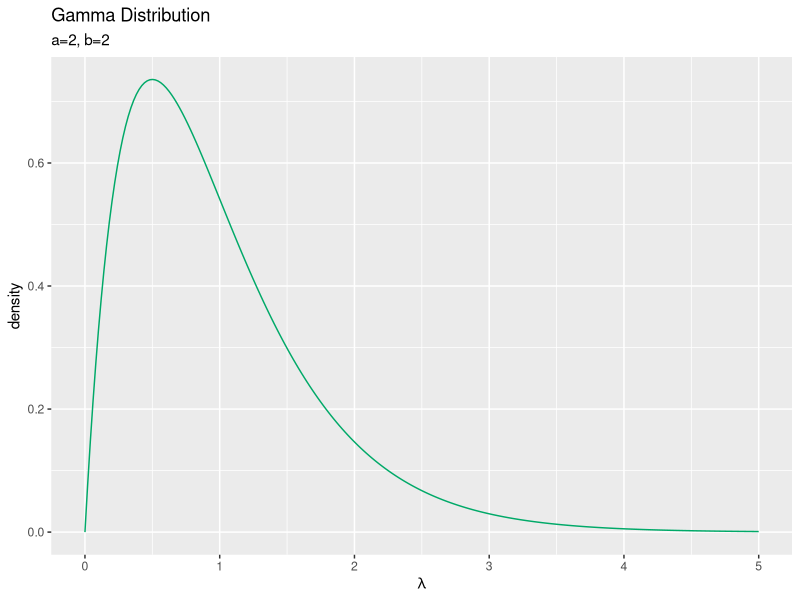
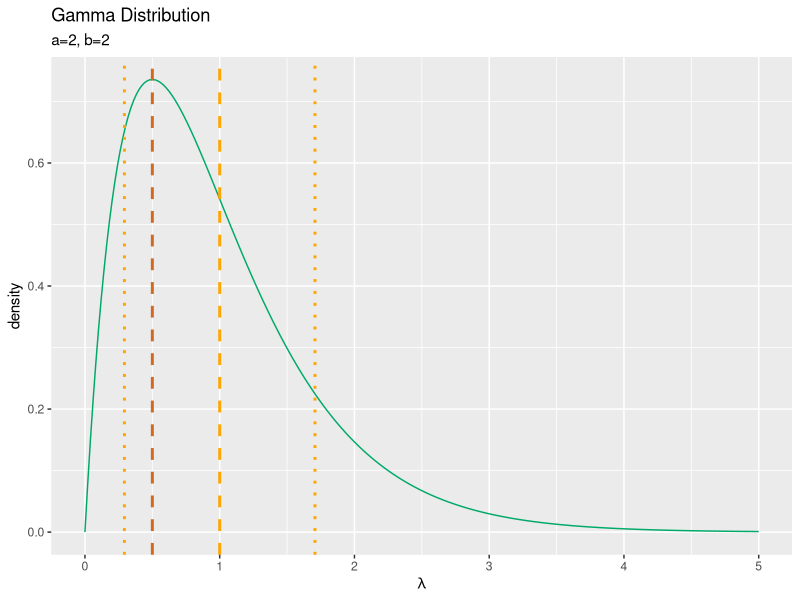
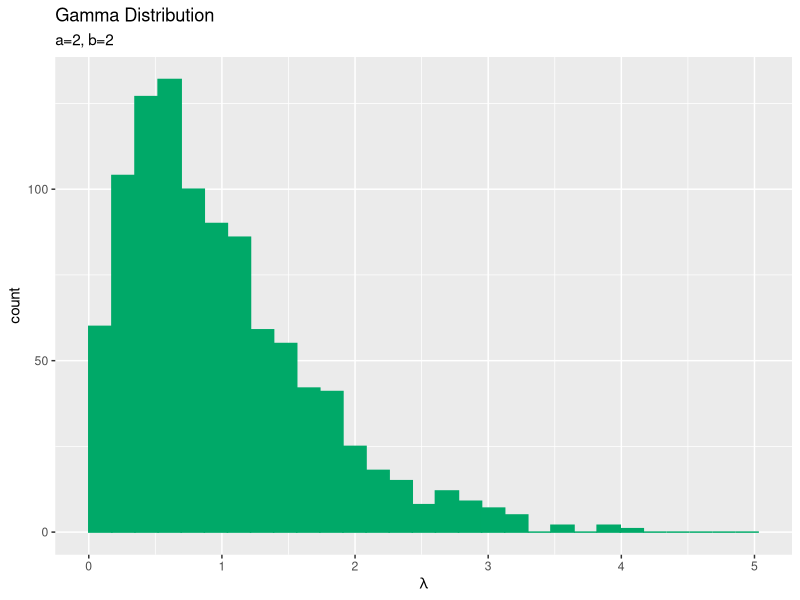
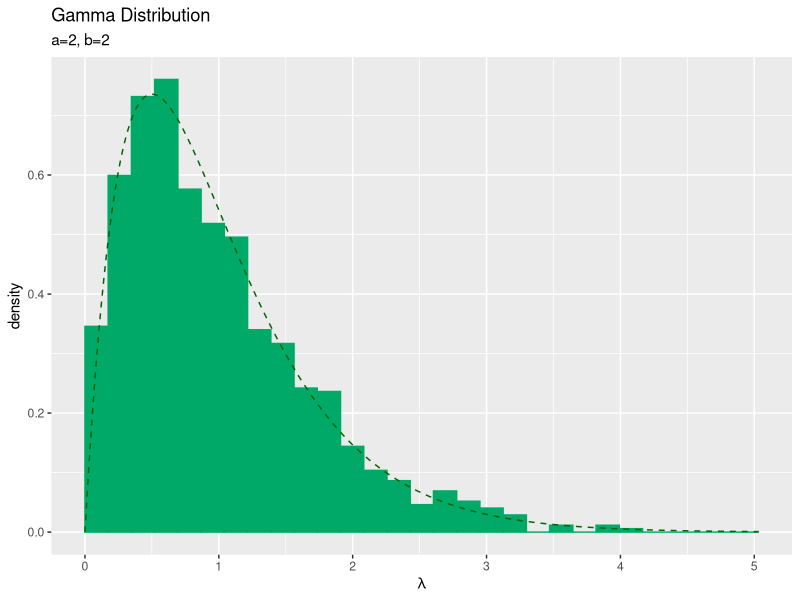
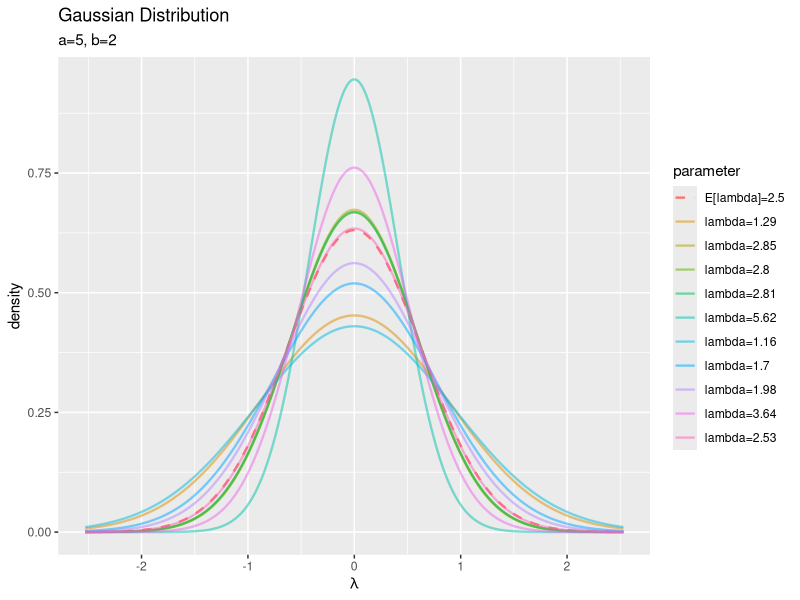
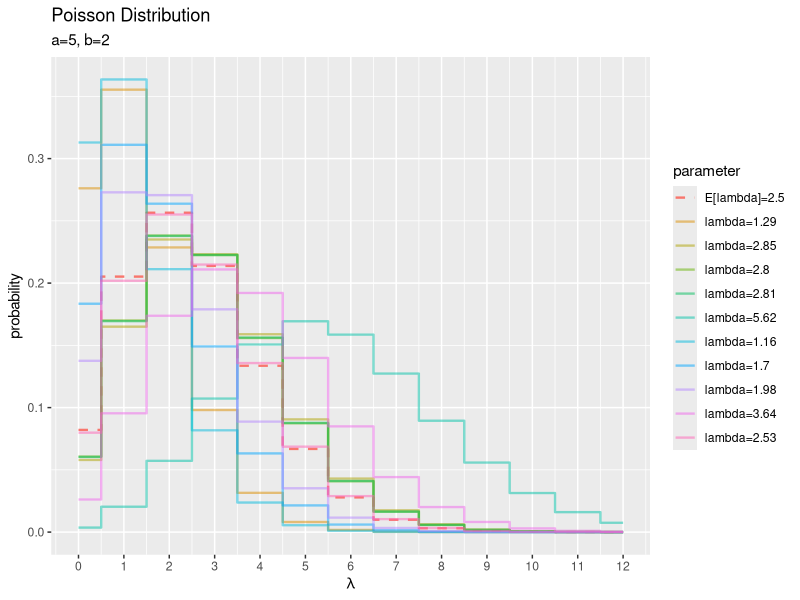

The R source for these figures, in order:
## ---- chunk 1
knitr::opts_chunk$set(
  echo = TRUE, 
  message = FALSE, error = FALSE, warning = FALSE, # メッセージを非表示
  fig.align = "center", # 画像を中央揃え
  fig.width = 5, fig.height = 4, # 画像のサイズ
  dev = "cairo_pdf", dev.args = list(family = "ipaexg"), # {ggplot2}に日本語を組み込む場合の対処
  class.source = "numberLines lineAnchors", # ソースを番号付けする
  class.output = "numberLines lineAnchors chunkout" # 出力を番号付けする
)
## ---- chunk 2
# レンダリング日時
Sys.time()
## ---- chunk 3
# 利用するパッケージ
library(tidyverse)
library(gganimate)
## ---- chunk 4
# パラメータを指定
a <- 2
b <- 2

# 確率変数の値を指定
lambda <- 2
## ---- chunk 5
# 定義式により確率密度を計算
C <- b^a / gamma(a)
dens <- C * lambda^(a - 1) * exp(-b * lambda)
dens
## ---- chunk 6
# 対数をとった定義式により確率密度を計算
log_C <- a * log(b) - lgamma(a)
log_dens <- log_C + (a - 1) * log(lambda) - b * lambda
dens <- exp(log_dens)
dens; log_dens
## ---- chunk 7
# ガンマ分布の関数により確率密度を計算
dens <- dgamma(x = lambda, shape = a, rate = b)
dens
## ---- chunk 8
# ガンマ分布の関数により確率密度を計算
dens <- dgamma(x = lambda, shape = a, scale = 1 / b)
dens
## ---- chunk 9
# ガンマ分布の対数をとった関数により確率密度を計算
log_dens <- dgamma(x = lambda, shape = a, rate = b, log = TRUE)
dens <- exp(log_dens)
dens; log_dens
## ---- chunk 10
# ガンマ分布の対数をとった関数により確率密度を計算
log_dens <- dgamma(x = lambda, shape = a, scale = 1 / b, log = TRUE)
dens <- exp(log_dens)
dens; log_dens
## ---- chunk 11
# 平均を計算
E_lambda <- a / b
E_lambda
## ---- chunk 12
# 分散を計算
V_lambda <- a / b^2
V_lambda
## ---- chunk 13
# 最頻値を計算
mode_lambda <- (a - 1) / b
mode_lambda
## ---- chunk 14
# パラメータを指定
a <- 2
b <- 2

# 作図用のlambdaの点を作成
lambda_vals <- seq(from = 0, to = 5, length.out = 250)

# ガンマ分布を計算
dens_df <- tidyr::tibble(
  lambda = lambda_vals, # 確率変数
  density = dgamma(x = lambda_vals, shape = a, rate = b) # 確率密度
)
head(dens_df)
## ---- chunk 15
# ガウス分布を作図
ggplot(data = dens_df, mapping = aes(x = lambda, y = density)) + # データ
  geom_line(color = "#00A968") + # 折れ線グラフ
  labs(title = "Gamma Distribution", 
       subtitle = paste0("a=", a, ", b=", b), 
       x = expression(lambda)) # ラベル
## ---- chunk 16
# 統計量の計算
E_lambda <- a / b
s_lambda <- sqrt(a / b^2)
mode_lambda <- (a - 1) / b

# 統計量を重ねたガウス分布を作図
ggplot(data = dens_df, mapping = aes(x = lambda, y = density)) + # データ
  geom_line(color = "#00A968") + # 分布
  geom_vline(xintercept = E_lambda, color = "orange", size = 1, linetype = "dashed") + # 平均
  geom_vline(xintercept = E_lambda - s_lambda, color = "orange", size = 1, linetype = "dotted") + # 平均 - 標準偏差
  geom_vline(xintercept = E_lambda + s_lambda, color = "orange", size = 1, linetype = "dotted") + # 平均 + 標準偏差
  geom_vline(xintercept = mode_lambda, color = "chocolate", size = 1, linetype = "dashed") + # 最頻値
  labs(title = "Gamma Distribution", 
       subtitle = paste0("a=", a, ", b=", b), 
       x = expression(lambda)) # ラベル
## ---- chunk 17
# パラメータとして利用する値を指定
a_vals <- seq(from = 0.1, to = 10, by = 0.1)
b_vals <- seq(from = 0.1, to = 10, by = 0.1)

# 固定するパラメータを指定
a <- 2
b <- 2

# 作図用のlambdaの点を作成
lambda_vals <- seq(from = 0, to = 5, length.out = 250)

# a, bの値ごとに分布を計算
anime_dens_df <- tidyr::tibble()
for(a in a_vals) {
#for(b in b_vals) {
  # ガンマ分布を計算
  tmp_dens_df <- tidyr::tibble(
    lambda = lambda_vals, # 確率変数
    density = dgamma(x = lambda_vals, shape = a, rate = b), # 確率密度
    parameter = paste0("a=", a, ", b=", b) %>% 
      as.factor() # フレーム切替用のラベル
  )
  
  # 結果を結合
  anime_dens_df <- rbind(anime_dens_df, tmp_dens_df)
}
head(anime_dens_df)
## ---- chunk 18
# パラメータを指定
a <- 2
b <- 2

# データ数(サンプルサイズ)を指定
N <- 1000

# ガンマ分布に従う乱数を生成
lambda_n <- rgamma(n = N, shape = a, rate = b)
lambda_n[1:5]
## ---- chunk 19
# サンプルを格納
data_df <- tidyr::tibble(lambda = lambda_n)

# 作図用のlambdaの点を作成
lambda_vals <- seq(from = 0, to = max(lambda_n) + 1, length.out = 250)

# ガンマ分布を計算
dens_df <- tidyr::tibble(
  lambda = lambda_vals, # 確率変数
  density = dgamma(x = lambda_vals, shape = a, rate = b) # 確率密度
)
## ---- chunk 20
# サンプルの頻度を作図
ggplot() + 
  geom_histogram(data = data_df, mapping = aes(x = lambda), 
                 breaks = seq(from = min(lambda_vals), to = max(lambda_vals), length.out = 30), 
                 fill = "#00A968", color = "#00A968") + # ヒストグラム
  labs(title = "Gamma Distribution", 
       subtitle = paste0("a=", a, ", b=", b), 
       x = expression(lambda)) # ラベル
## ---- chunk 21
# サンプルの密度を作図
ggplot() + 
  geom_histogram(data = data_df, mapping = aes(x = lambda, y = ..density..), 
                 breaks = seq(from = min(lambda_vals), to = max(lambda_vals), length.out = 30), 
                 fill = "#00A968", color = "#00A968") + # ヒストグラム
  geom_line(data = dens_df, mapping = aes(x = lambda, y = density), 
            color = "darkgreen", linetype = "dashed") + # 元の分布
  labs(title = "Gamma Distribution", 
       subtitle = paste0("a=", a, ", b=", b), 
       x = expression(lambda)) # ラベル
## ---- chunk 22
# フレーム数を指定
N_frame <- 100

# 乱数を1つずつ生成
lambda_n <- rep(NA, times = N_frame)
anime_freq_df <- tidyr::tibble()
anime_data_df <- tidyr::tibble()
anime_dens_df <- tidyr::tibble()
for(n in 1:N_frame) {
  # ガンマ分布に従う乱数を生成
  lambda_n[n] <- rgamma(n = 1, shape = a, rate = b)
  
  # ラベル用のテキストを作成
  label_text <- paste0("a=", a, ", b=", b, ", N=", n)
  
  # n個の乱数を格納
  tmp_freq_df <- tidyr::tibble(
    lambda = lambda_n[1:n], # サンプル
    parameter = as.factor(label_text) # フレーム切替用のラベル
  )
  
  # n番目の乱数を格納
  tmp_data_df <- tidyr::tibble(
    lambda = lambda_n[n], # サンプル
    parameter = as.factor(label_text) # フレーム切替用のラベル
  )
  
  # n回目のラベルを付与
  tmp_dens_df <- dens_df %>% 
    dplyr::mutate(parameter = as.factor(label_text))
  
  # 結果を結合
  anime_freq_df <- rbind(anime_freq_df, tmp_freq_df)
  anime_data_df <- rbind(anime_data_df, tmp_data_df)
  anime_dens_df <- rbind(anime_dens_df, tmp_dens_df)
}
head(anime_freq_df)
## ---- chunk 23
# パラメータを指定
a <- 5
b <- 2

# サンプルサイズを指定
N <- 10

# ガウス分布・ポアソン分布のパラメータを生成
lambda_n <- rgamma(n = N, shape = a, rate = b)
lambda_n[1:5]
## ---- chunk 24
# 平均パラメータを指定
mu = 0.0

# 精度パラメータの期待値を計算
E_lambda <- a / b

# 標準偏差の期待値を計算
E_sigma <- sqrt(1.0 / E_lambda)

# 作図用のxの点を作成
x_vals <- seq(from = mu - E_sigma*4, to = mu + E_sigma*4, length.out = 250)

# 精度パラメータの期待値による1次元ガウス分布を計算
res_dens_df <- tidyr::tibble(
  x = x_vals, # 確率変数
  density = dnorm(x = x_vals, mean = mu, sd = E_sigma), # 確率密度
  parameter = paste0("E[lambda]=", round(E_lambda, 2)) %>% 
    as.factor() # 色分け用のラベル
)
head(res_dens_df)
## ---- chunk 25
# lambdaの値ごとに分布を計算
for(lambda in lambda_n) {
  # 1次元ガウス分布を計算
  tmp_dens_df <- tidyr::tibble(
    x = x_vals, # 確率変数
    density = dnorm(x = x_vals, mean = mu, sd = sqrt(1 / lambda)), # 確率密度
    parameter = paste0("lambda=", round(lambda, 2)) %>% 
      as.factor() # 色分け用のラベル
  )
  
  # 結果を結合
  res_dens_df <- rbind(res_dens_df, tmp_dens_df)
}
## ---- chunk 26
# サンプルによる分布を作図
ggplot() + 
  geom_line(data = res_dens_df, 
            mapping = aes(x = x, y = density, color = parameter, 
                          alpha = parameter, linetype = parameter), 
            size = 0.8) + # 分布
  scale_linetype_manual(values = c("dashed", rep("solid", times = N))) + # 線の種類
  scale_alpha_manual(values = c(1, rep(0.5, times = N))) + # 透過度
  labs(title = "Gaussian Distribution", 
       subtitle = paste0("a=", a, ", b=", b), 
       x = expression(lambda)) # ラベル
## ---- chunk 27
# パラメータの期待値を計算
E_lambda <- a / b

# 作図用のxの点を作成
x_vals <- seq(from = 0, to = ceiling(E_lambda) * 4)

# パラメータの期待値によるガンマ分布を計算
res_prob_df <- tidyr::tibble(
  x = x_vals, # 確率変数
  probability = dpois(x = x_vals, lambda = E_lambda), # 確率
  parameter = paste0("E[lambda]=", round(E_lambda, 2)) %>% 
    as.factor() # 色分け用のラベル
)
head(res_prob_df)
## ---- chunk 28
# lambdaの値ごとに分布を計算
for(lambda in lambda_n) {
  # ガンマ分布を計算
  tmp_prob_df <- tidyr::tibble(
    x = x_vals, # 確率変数
    probability = dpois(x = x_vals, lambda = lambda), # 確率
    parameter = paste0("lambda=", round(lambda, 2)) %>% 
      as.factor() # 色分け用のラベル
  )
  
  # 結果を結合
  res_prob_df <- rbind(res_prob_df, tmp_prob_df)
}
## ---- chunk 29
# サンプルによる分布を作図
ggplot() + 
  geom_step(data = res_prob_df, 
            mapping = aes(x = x, y = probability, color = parameter, 
                          alpha = parameter, linetype = parameter), 
            direction = "mid", size = 0.8) + # 分布
  #geom_bar(data = res_prob_df, mapping = aes(x = x, y = probability, color = parameter, linetype = parameter), 
  #         stat = "identity", alpha = 0) + # 分布
  scale_linetype_manual(values = c("dashed", rep("solid", times = N))) + # 線の種類
  scale_alpha_manual(values = c(1, rep(0.5, times = N))) + # 透過度
  scale_x_continuous(breaks = x_vals) + # x軸目盛
  labs(title = "Poisson Distribution", 
       subtitle = paste0("a=", a, ", b=", b), 
       x = expression(lambda)) # ラベル
